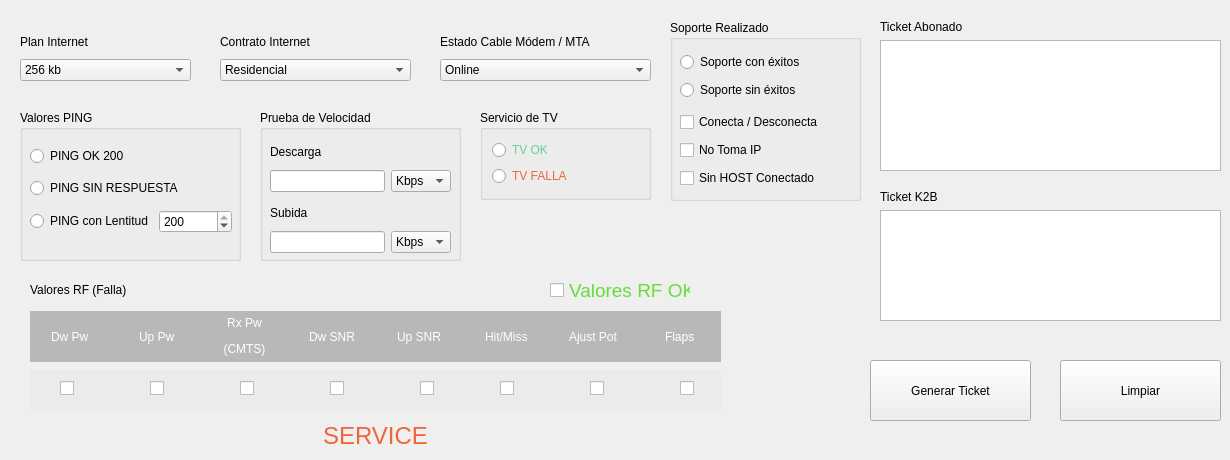
     <widget class="QWidget" name="tab_4">
      <attribute name="icon">
       <iconset resource="images.qrc">
        <normaloff>:/images/images/icons/support.png</normaloff>:/images/images/icons/support.png</iconset>
      </attribute>
      <attribute name="title">
       <string>Tickets de soportes</string>
      </attribute>
      <widget class="QGroupBox" name="groupBox_4">
       <property name="geometry">
        <rect>
         <x>480</x>
         <y>110</y>
         <width>171</width>
         <height>90</height>
        </rect>
       </property>
       <property name="title">
        <string>Servicio de TV</string>
       </property>
       <layout class="QGridLayout" name="gridLayout_2">
        <item row="0" column="0">
         <layout class="QVBoxLayout" name="verticalLayout_8">
          <item>
           <widget class="QRadioButton" name="hfc_tv_ok">
            <property name="styleSheet">
             <string notr="true">color: rgb(103, 208, 154);</string>
            </property>
            <property name="text">
             <string>TV OK</string>
            </property>
           </widget>
          </item>
          <item>
           <widget class="QRadioButton" name="hfc_tv_fail">
            <property name="styleSheet">
             <string notr="true">color: rgb(239, 102, 60);</string>
            </property>
            <property name="text">
             <string>TV FALLA</string>
            </property>
           </widget>
          </item>
         </layout>
        </item>
       </layout>
      </widget>
      <widget class="QLabel" name="label_11">
       <property name="geometry">
        <rect>
         <x>30</x>
         <y>280</y>
         <width>121</width>
         <height>20</height>
        </rect>
       </property>
       <property name="text">
        <string>Valores RF (Falla)</string>
       </property>
      </widget>
      <widget class="QCheckBox" name="rf_ok">
       <property name="geometry">
        <rect>
         <x>550</x>
         <y>280</y>
         <width>141</width>
         <height>21</height>
        </rect>
       </property>
       <property name="font">
        <font>
         <family>MS Shell Dlg 2</family>
         <pointsize>14</pointsize>
         <weight>50</weight>
         <italic>false</italic>
         <bold>false</bold>
        </font>
       </property>
       <property name="styleSheet">
        <string notr="true">font: 14pt &quot;MS Shell Dlg 2&quot;;
color: rgb(101, 222, 57);</string>
       </property>
       <property name="text">
        <string>Valores RF OK</string>
       </property>
      </widget>
      <widget class="QGroupBox" name="groupBox_5">
       <property name="geometry">
        <rect>
         <x>20</x>
         <y>110</y>
         <width>221</width>
         <height>151</height>
        </rect>
       </property>
       <property name="title">
        <string>Valores PING</string>
       </property>
       <widget class="QWidget" name="layoutWidget">
        <property name="geometry">
         <rect>
          <x>10</x>
          <y>30</y>
          <width>202</width>
          <height>101</height>
         </rect>
        </property>
        <layout class="QVBoxLayout" name="verticalLayout_17">
         <item>
          <widget class="QRadioButton" name="ping_ok">
           <property name="text">
            <string>PING OK 200</string>
           </property>
          </widget>
         </item>
         <item>
          <widget class="QRadioButton" name="ping_sin_respuesta">
           <property name="text">
            <string>PING SIN RESPUESTA</string>
           </property>
          </widget>
         </item>
         <item>
          <layout class="QHBoxLayout" name="horizontalLayout_3">
           <item>
            <widget class="QRadioButton" name="ping_low">
             <property name="text">
              <string>PING con Lentitud</string>
             </property>
            </widget>
           </item>
           <item>
            <widget class="QSpinBox" name="ping_txt">
             <property name="minimum">
              <number>0</number>
             </property>
             <property name="maximum">
              <number>200</number>
             </property>
             <property name="value">
              <number>200</number>
             </property>
            </widget>
           </item>
          </layout>
         </item>
        </layout>
       </widget>
      </widget>
      <widget class="QPushButton" name="btn_ticket_internet_hfc">
       <property name="geometry">
        <rect>
         <x>870</x>
         <y>360</y>
         <width>161</width>
         <height>61</height>
        </rect>
       </property>
       <property name="text">
        <string>Generar Ticket</string>
       </property>
       <property name="icon">
        <iconset resource="images.qrc">
         <normaloff>:/images/images/icons/refresh.png</normaloff>:/images/images/icons/refresh.png</iconset>
       </property>
      </widget>
      <widget class="QPushButton" name="btn_clear_internet_hfc">
       <property name="geometry">
        <rect>
         <x>1060</x>
         <y>360</y>
         <width>161</width>
         <height>61</height>
        </rect>
       </property>
       <property name="text">
        <string>Limpiar</string>
       </property>
       <property name="icon">
        <iconset resource="images.qrc">
         <normaloff>:/images/images/icons/delete.png</normaloff>:/images/images/icons/delete.png</iconset>
       </property>
      </widget>
      <widget class="QCheckBox" name="rf_dwpw">
       <property name="geometry">
        <rect>
         <x>60</x>
         <y>380</y>
         <width>16</width>
         <height>16</height>
        </rect>
       </property>
       <property name="layoutDirection">
        <enum>Qt::LeftToRight</enum>
       </property>
       <property name="styleSheet">
        <string notr="true">background: none;</string>
       </property>
       <property name="text">
        <string/>
       </property>
       <property name="iconSize">
        <size>
         <width>24</width>
         <height>24</height>
        </size>
       </property>
      </widget>
      <widget class="QCheckBox" name="rf_uppw">
       <property name="geometry">
        <rect>
         <x>150</x>
         <y>380</y>
         <width>16</width>
         <height>16</height>
        </rect>
       </property>
       <property name="styleSheet">
        <string notr="true">background: none;</string>
       </property>
       <property name="text">
        <string/>
       </property>
      </widget>
      <widget class="QCheckBox" name="rf_rxpw">
       <property name="geometry">
        <rect>
         <x>240</x>
         <y>380</y>
         <width>16</width>
         <height>16</height>
        </rect>
       </property>
       <property name="styleSheet">
        <string notr="true">background: none;</string>
       </property>
       <property name="text">
        <string/>
       </property>
      </widget>
      <widget class="QCheckBox" name="rf_dwsnr">
       <property name="geometry">
        <rect>
         <x>330</x>
         <y>380</y>
         <width>16</width>
         <height>16</height>
        </rect>
       </property>
       <property name="styleSheet">
        <string notr="true">background: none;</string>
       </property>
       <property name="text">
        <string/>
       </property>
      </widget>
      <widget class="QCheckBox" name="rf_upsnr">
       <property name="geometry">
        <rect>
         <x>420</x>
         <y>380</y>
         <width>16</width>
         <height>16</height>
        </rect>
       </property>
       <property name="styleSheet">
        <string notr="true">background: none;</string>
       </property>
       <property name="text">
        <string/>
       </property>
      </widget>
      <widget class="QCheckBox" name="rf_hit_miss">
       <property name="geometry">
        <rect>
         <x>500</x>
         <y>380</y>
         <width>16</width>
         <height>16</height>
        </rect>
       </property>
       <property name="styleSheet">
        <string notr="true">background: none;</string>
       </property>
       <property name="text">
        <string/>
       </property>
      </widget>
      <widget class="QCheckBox" name="rf_ajust_pot">
       <property name="geometry">
        <rect>
         <x>590</x>
         <y>380</y>
         <width>16</width>
         <height>16</height>
        </rect>
       </property>
       <property name="styleSheet">
        <string notr="true">background: none;</string>
       </property>
       <property name="text">
        <string/>
       </property>
      </widget>
      <widget class="QCheckBox" name="rf_flaps">
       <property name="geometry">
        <rect>
         <x>680</x>
         <y>380</y>
         <width>16</width>
         <height>16</height>
        </rect>
       </property>
       <property name="styleSheet">
        <string notr="true">background: none;</string>
       </property>
       <property name="text">
        <string/>
       </property>
      </widget>
      <widget class="QWidget" name="widget" native="true">
       <property name="geometry">
        <rect>
         <x>30</x>
         <y>311</y>
         <width>691</width>
         <height>51</height>
        </rect>
       </property>
       <property name="styleSheet">
        <string notr="true">background-color: rgb(184, 184, 184);</string>
       </property>
       <widget class="QWidget" name="layoutWidget">
        <property name="geometry">
         <rect>
          <x>0</x>
          <y>0</y>
          <width>691</width>
          <height>51</height>
         </rect>
        </property>
        <layout class="QHBoxLayout" name="horizontalLayout_4">
         <property name="sizeConstraint">
          <enum>QLayout::SetDefaultConstraint</enum>
         </property>
         <item alignment="Qt::AlignHCenter">
          <widget class="QLabel" name="label_16">
           <property name="styleSheet">
            <string notr="true">color: rgb(255, 255, 255);
font: 14px &quot;MS Shell Dlg 2&quot;;</string>
           </property>
           <property name="text">
            <string>Dw Pw</string>
           </property>
          </widget>
         </item>
         <item alignment="Qt::AlignHCenter">
          <widget class="QLabel" name="label_15">
           <property name="styleSheet">
            <string notr="true">color: rgb(255, 255, 255);
font: 14px &quot;MS Shell Dlg 2&quot;;</string>
           </property>
           <property name="text">
            <string>Up Pw</string>
           </property>
          </widget>
         </item>
         <item>
          <widget class="QLabel" name="labelrf_rxpw">
           <property name="styleSheet">
            <string notr="true">color: rgb(255, 255, 255);
font: 14px &quot;MS Shell Dlg 2&quot;;</string>
           </property>
           <property name="text">
            <string>&lt;html&gt;&lt;head/&gt;&lt;body&gt;&lt;p align=&quot;center&quot;&gt;Rx Pw&lt;/p&gt;&lt;p align=&quot;center&quot;&gt; (CMTS)&lt;/p&gt;&lt;/body&gt;&lt;/html&gt;</string>
           </property>
          </widget>
         </item>
         <item alignment="Qt::AlignHCenter">
          <widget class="QLabel" name="label_18">
           <property name="styleSheet">
            <string notr="true">color: rgb(255, 255, 255);
font: 14px &quot;MS Shell Dlg 2&quot;;</string>
           </property>
           <property name="text">
            <string>Dw SNR</string>
           </property>
          </widget>
         </item>
         <item alignment="Qt::AlignHCenter">
          <widget class="QLabel" name="label_19">
           <property name="styleSheet">
            <string notr="true">color: rgb(255, 255, 255);
font: 14px &quot;MS Shell Dlg 2&quot;;</string>
           </property>
           <property name="text">
            <string>Up SNR</string>
           </property>
          </widget>
         </item>
         <item alignment="Qt::AlignHCenter">
          <widget class="QLabel" name="label_20">
           <property name="styleSheet">
            <string notr="true">color: rgb(255, 255, 255);
font: 14px &quot;MS Shell Dlg 2&quot;;</string>
           </property>
           <property name="text">
            <string>Hit/Miss</string>
           </property>
          </widget>
         </item>
         <item alignment="Qt::AlignHCenter">
          <widget class="QLabel" name="label_21">
           <property name="styleSheet">
            <string notr="true">color: rgb(255, 255, 255);
font: 14px &quot;MS Shell Dlg 2&quot;;</string>
           </property>
           <property name="text">
            <string>Ajust Pot</string>
           </property>
          </widget>
         </item>
         <item alignment="Qt::AlignHCenter">
          <widget class="QLabel" name="label_22">
           <property name="styleSheet">
            <string notr="true">color: rgb(255, 255, 255);
font: 14px &quot;MS Shell Dlg 2&quot;;</string>
           </property>
           <property name="text">
            <string>Flaps</string>
           </property>
          </widget>
         </item>
        </layout>
        <zorder>labelrf_rxpw</zorder>
        <zorder>label_16</zorder>
        <zorder>label_18</zorder>
        <zorder>label_19</zorder>
        <zorder>label_20</zorder>
        <zorder>label_21</zorder>
        <zorder>label_22</zorder>
        <zorder>label_15</zorder>
       </widget>
      </widget>
      <widget class="QWidget" name="widget_2" native="true">
       <property name="geometry">
        <rect>
         <x>30</x>
         <y>370</y>
         <width>691</width>
         <height>41</height>
        </rect>
       </property>
       <property name="styleSheet">
        <string notr="true">background-color: rgb(235, 235, 235);</string>
       </property>
      </widget>
      <widget class="QWidget" name="layoutWidget">
       <property name="geometry">
        <rect>
         <x>20</x>
         <y>30</y>
         <width>171</width>
         <height>51</height>
        </rect>
       </property>
       <layout class="QVBoxLayout" name="verticalLayout_6">
        <item>
         <widget class="QLabel" name="label_6">
          <property name="text">
           <string>Plan Internet</string>
          </property>
         </widget>
        </item>
        <item>
         <widget class="QComboBox" name="combo_plan_internet">
          <item>
           <property name="text">
            <string>256 kb</string>
           </property>
          </item>
          <item>
           <property name="text">
            <string>1 MB</string>
           </property>
          </item>
          <item>
           <property name="text">
            <string>2 MB</string>
           </property>
          </item>
          <item>
           <property name="text">
            <string>4 MB</string>
           </property>
          </item>
          <item>
           <property name="text">
            <string>6 MB</string>
           </property>
          </item>
          <item>
           <property name="text">
            <string>10 MB</string>
           </property>
          </item>
          <item>
           <property name="text">
            <string>20 MB</string>
           </property>
          </item>
          <item>
           <property name="text">
            <string>50 MB</string>
           </property>
          </item>
         </widget>
        </item>
       </layout>
      </widget>
      <widget class="QWidget" name="layoutWidget">
       <property name="geometry">
        <rect>
         <x>220</x>
         <y>30</y>
         <width>191</width>
         <height>51</height>
        </rect>
       </property>
       <layout class="QVBoxLayout" name="verticalLayout_7">
        <item>
         <widget class="QLabel" name="label_10">
          <property name="text">
           <string>Contrato Internet</string>
          </property>
         </widget>
        </item>
        <item>
         <widget class="QComboBox" name="combo_internet">
          <item>
           <property name="text">
            <string>Residencial</string>
           </property>
          </item>
          <item>
           <property name="text">
            <string>Emprendedor</string>
           </property>
          </item>
          <item>
           <property name="text">
            <string>Pymes</string>
           </property>
          </item>
          <item>
           <property name="text">
            <string>Empresarial</string>
           </property>
          </item>
          <item>
           <property name="text">
            <string>Corporativo</string>
           </property>
          </item>
         </widget>
        </item>
       </layout>
      </widget>
      <widget class="QWidget" name="layoutWidget">
       <property name="geometry">
        <rect>
         <x>440</x>
         <y>30</y>
         <width>211</width>
         <height>51</height>
        </rect>
       </property>
       <layout class="QVBoxLayout" name="verticalLayout_16">
        <item>
         <widget class="QLabel" name="label_12">
          <property name="text">
           <string>Estado Cable Módem / MTA</string>
          </property>
         </widget>
        </item>
        <item>
         <widget class="QComboBox" name="combo_cm_mta">
          <item>
           <property name="text">
            <string>Online</string>
           </property>
          </item>
          <item>
           <property name="text">
            <string>Offline</string>
           </property>
          </item>
          <item>
           <property name="text">
            <string>DHCPV4Done</string>
           </property>
          </item>
          <item>
           <property name="text">
            <string>Init (r2)</string>
           </property>
          </item>
          <item>
           <property name="text">
            <string>Ranged</string>
           </property>
          </item>
          <item>
           <property name="text">
            <string>Ranging</string>
           </property>
          </item>
         </widget>
        </item>
       </layout>
      </widget>
      <widget class="QWidget" name="layoutWidget">
       <property name="geometry">
        <rect>
         <x>880</x>
         <y>20</y>
         <width>341</width>
         <height>151</height>
        </rect>
       </property>
       <layout class="QVBoxLayout" name="verticalLayout_18">
        <item>
         <widget class="QLabel" name="label_13">
          <property name="text">
           <string>Ticket Abonado</string>
          </property>
         </widget>
        </item>
        <item>
         <widget class="QPlainTextEdit" name="ticket_ab_hfc_internet"/>
        </item>
       </layout>
      </widget>
      <widget class="QWidget" name="layoutWidget">
       <property name="geometry">
        <rect>
         <x>880</x>
         <y>190</y>
         <width>341</width>
         <height>131</height>
        </rect>
       </property>
       <layout class="QVBoxLayout" name="verticalLayout_19">
        <item>
         <widget class="QLabel" name="label_14">
          <property name="text">
           <string>Ticket K2B</string>
          </property>
         </widget>
        </item>
        <item>
         <widget class="QPlainTextEdit" name="ticket_k2b_hfc_internet"/>
        </item>
       </layout>
      </widget>
      <widget class="QLabel" name="service_hfc">
       <property name="geometry">
        <rect>
         <x>30</x>
         <y>420</y>
         <width>691</width>
         <height>31</height>
        </rect>
       </property>
       <property name="font">
        <font>
         <pointsize>18</pointsize>
         <weight>50</weight>
         <bold>false</bold>
        </font>
       </property>
       <property name="styleSheet">
        <string notr="true">color: rgb(239, 102, 60);</string>
       </property>
       <property name="text">
        <string>SERVICE</string>
       </property>
       <property name="alignment">
        <set>Qt::AlignCenter</set>
       </property>
      </widget>
      <widget class="QGroupBox" name="groupBox_6">
       <property name="geometry">
        <rect>
         <x>670</x>
         <y>20</y>
         <width>191</width>
         <height>181</height>
        </rect>
       </property>
       <property name="title">
        <string>Soporte Realizado</string>
       </property>
       <widget class="QWidget" name="layoutWidget">
        <property name="geometry">
         <rect>
          <x>10</x>
          <y>30</y>
          <width>171</width>
          <height>52</height>
         </rect>
        </property>
        <layout class="QVBoxLayout" name="verticalLayout_11">
         <item>
          <widget class="QRadioButton" name="hfc_soporte_xon_exitos">
           <property name="text">
            <string>Soporte con éxitos</string>
           </property>
          </widget>
         </item>
         <item>
          <widget class="QRadioButton" name="hfc_soporte_sin_exitos">
           <property name="text">
            <string>Soporte sin éxitos</string>
           </property>
          </widget>
         </item>
        </layout>
       </widget>
       <widget class="QWidget" name="layoutWidget">
        <property name="geometry">
         <rect>
          <x>10</x>
          <y>90</y>
          <width>170</width>
          <height>80</height>
         </rect>
        </property>
        <layout class="QVBoxLayout" name="verticalLayout_12">
         <item>
          <widget class="QCheckBox" name="hfc_reset">
           <property name="text">
            <string>Conecta / Desconecta</string>
           </property>
          </widget>
         </item>
         <item>
          <widget class="QCheckBox" name="hfc_sin_ip">
           <property name="text">
            <string>No Toma IP</string>
           </property>
          </widget>
         </item>
         <item>
          <widget class="QCheckBox" name="hfc_sin_host">
           <property name="text">
            <string>Sin HOST Conectado</string>
           </property>
          </widget>
         </item>
        </layout>
       </widget>
      </widget>
      <widget class="QGroupBox" name="groupBox_7">
       <property name="geometry">
        <rect>
         <x>260</x>
         <y>110</y>
         <width>201</width>
         <height>151</height>
        </rect>
       </property>
       <property name="title">
        <string>Prueba de Velocidad</string>
       </property>
       <widget class="QWidget" name="layoutWidget">
        <property name="geometry">
         <rect>
          <x>10</x>
          <y>30</y>
          <width>181</width>
          <height>52</height>
         </rect>
        </property>
        <layout class="QVBoxLayout" name="verticalLayout_13">
         <item>
          <widget class="QLabel" name="label_5">
           <property name="text">
            <string>Descarga</string>
           </property>
          </widget>
         </item>
         <item>
          <layout class="QHBoxLayout" name="horizontalLayout_6">
           <item>
            <widget class="QLineEdit" name="hfc_descarga">
             <property name="inputMethodHints">
              <set>Qt::ImhFormattedNumbersOnly|Qt::ImhPreferNumbers</set>
             </property>
            </widget>
           </item>
           <item>
            <widget class="QComboBox" name="hfc_velocidad_descarga">
             <item>
              <property name="text">
               <string>Kbps</string>
              </property>
             </item>
             <item>
              <property name="text">
               <string>Mbps</string>
              </property>
             </item>
             <item>
              <property name="text">
               <string>Gpbs</string>
              </property>
             </item>
            </widget>
           </item>
          </layout>
         </item>
        </layout>
       </widget>
       <widget class="QWidget" name="layoutWidget">
        <property name="geometry">
         <rect>
          <x>10</x>
          <y>91</y>
          <width>181</width>
          <height>52</height>
         </rect>
        </property>
        <layout class="QVBoxLayout" name="verticalLayout_14">
         <item>
          <widget class="QLabel" name="label_9">
           <property name="text">
            <string>Subida</string>
           </property>
          </widget>
         </item>
         <item>
          <layout class="QHBoxLayout" name="horizontalLayout_7">
           <item>
            <widget class="QLineEdit" name="hcf_subida">
             <property name="inputMethodHints">
              <set>Qt::ImhFormattedNumbersOnly|Qt::ImhPreferNumbers</set>
             </property>
            </widget>
           </item>
           <item>
            <widget class="QComboBox" name="hfc_velocidad_subida">
             <item>
              <property name="text">
               <string>Kbps</string>
              </property>
             </item>
             <item>
              <property name="text">
               <string>Mbps</string>
              </property>
             </item>
             <item>
              <property name="text">
               <string>Gpbs</string>
              </property>
             </item>
            </widget>
           </item>
          </layout>
         </item>
        </layout>
       </widget>
      </widget>
      <zorder>layoutWidget</zorder>
      <zorder>layoutWidget</zorder>
      <zorder>layoutWidget</zorder>
      <zorder>layoutWidget</zorder>
      <zorder>layoutWidget</zorder>
      <zorder>widget_2</zorder>
      <zorder>widget</zorder>
      <zorder>groupBox_4</zorder>
      <zorder>label_11</zorder>
      <zorder>rf_ok</zorder>
      <zorder>groupBox_5</zorder>
      <zorder>btn_ticket_internet_hfc</zorder>
      <zorder>btn_clear_internet_hfc</zorder>
      <zorder>rf_dwpw</zorder>
      <zorder>rf_uppw</zorder>
      <zorder>rf_rxpw</zorder>
      <zorder>rf_dwsnr</zorder>
      <zorder>rf_upsnr</zorder>
      <zorder>rf_hit_miss</zorder>
      <zorder>rf_ajust_pot</zorder>
      <zorder>rf_flaps</zorder>
      <zorder>service_hfc</zorder>
      <zorder>groupBox_6</zorder>
      <zorder>groupBox_7</zorder>
     </widget>
